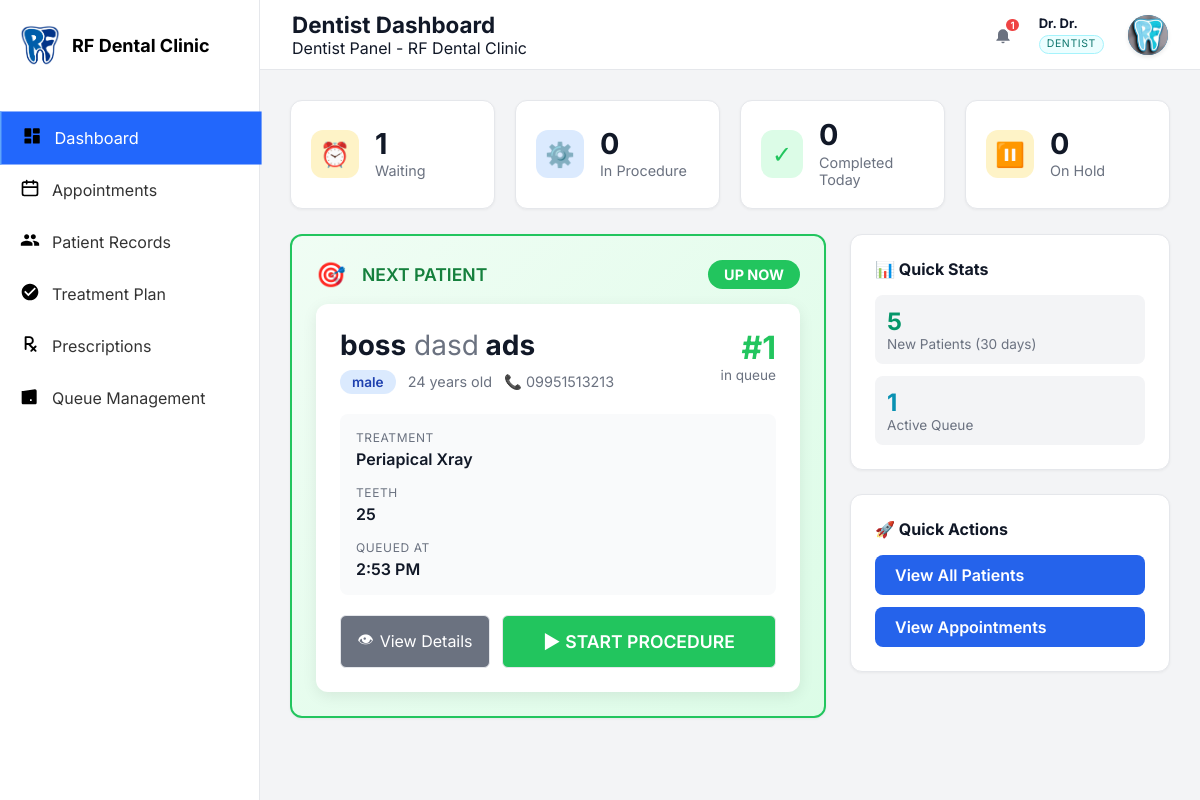
/dentist_dashboard.php (signed in), run on the app's committed database.
### tables this page shows
CREATE TABLE `queue` (
  `id` int(11) NOT NULL,
  `patient_id` int(11) NOT NULL,
  `treatment_type` varchar(200) DEFAULT NULL,
  `teeth_numbers` varchar(500) DEFAULT NULL,
  `procedure_notes` text DEFAULT NULL,
  `status` enum('waiting','in_procedure','pending_payment','completed','cancelled','on_hold') DEFAULT 'waiting',
  `completed_at` timestamp NULL DEFAULT NULL,
  `is_processed` tinyint(1) DEFAULT 0,
  `priority` int(11) DEFAULT 5,
  `queue_time` time DEFAULT NULL,
  `notes` text DEFAULT NULL,
  `created_at` timestamp NOT NULL DEFAULT current_timestamp(),
  `updated_at` timestamp NOT NULL DEFAULT current_timestamp() ON UPDATE current_timestamp(),
  `is_archived` tinyint(1) NOT NULL DEFAULT 0,
  `deleted_at` datetime DEFAULT NULL
);

CREATE TABLE `patients` (
  `id` int(11) NOT NULL,
  `user_id` int(11) DEFAULT NULL,
  `first_name` varchar(100) DEFAULT NULL,
  `middle_name` varchar(100) DEFAULT NULL,
  `last_name` varchar(100) DEFAULT NULL,
  `suffix` varchar(10) DEFAULT NULL,
  `age` int(11) DEFAULT NULL,
  `gender` varchar(10) DEFAULT NULL,
  `date_of_birth` date DEFAULT NULL,
  `phone` varchar(20) DEFAULT NULL,
  `email` varchar(100) DEFAULT NULL,
  `address` text DEFAULT NULL,
  `city` varchar(100) DEFAULT NULL,
  `province` varchar(100) DEFAULT NULL,
  `zip_code` varchar(20) DEFAULT NULL,
  `religion` varchar(50) DEFAULT NULL,
  `dental_insurance` varchar(100) DEFAULT NULL,
  `insurance_effective_date` date DEFAULT NULL,
  `registration_source` varchar(50) DEFAULT 'direct',
  `source_appointment_id` int(11) DEFAULT NULL,
  `status` enum('active','inactive') DEFAULT 'active',
  `is_archived` tinyint(1) NOT NULL DEFAULT 0,
  `created_at` timestamp NOT NULL DEFAULT current_timestamp(),
  `updated_at` timestamp NOT NULL DEFAULT current_timestamp() ON UPDATE current_timestamp(),
  `created_by` int(11) DEFAULT NULL,
  `deleted_at` datetime DEFAULT NULL
);

### dentist_dashboard.php (the view, shortened to what this page needs)
<?php
require_once 'includes/dentist_layout_start.php';
try {
    require_once 'config/database.php';
    $stmt = $pdo->query("SELECT status, COUNT(*) as count FROM queue GROUP BY status");
    $queueStats = $stmt->fetchAll(PDO::FETCH_KEY_PAIR);
    $waitingCount = $queueStats['waiting'] ?? 0;
    $inProcedureCount = $queueStats['in_procedure'] ?? 0;
    $completedToday = $queueStats['completed'] ?? 0;
    $onHoldCount = $queueStats['on_hold'] ?? 0;
    $stmt = $pdo->query("SELECT COUNT(*) FROM queue WHERE status = 'completed' AND DATE(updated_at) = CURDATE()");
    $completedToday = $stmt->fetchColumn();
    $stmt = $pdo->query("
        SELECT q.*, p.first_name, p.middle_name, p.last_name, p.suffix, p.phone, p.gender, p.age
        FROM queue q
        JOIN patients p ON q.patient_id = p.id
        WHERE q.status IN ('waiting', 'in_procedure')
        ORDER BY q.priority ASC, q.queue_time DESC
        LIMIT 10
    ");
    $queuePatients = $stmt->fetchAll(PDO::FETCH_ASSOC);
    $stmt = $pdo->query("SELECT COUNT(*) FROM patients WHERE created_at >= DATE_SUB(NOW(), INTERVAL 30 DAY)");
    $newPatientsMonth = $stmt->fetchColumn();
} catch (Exception $e) {
    $waitingCount = 0;
    $inProcedureCount = 0;
    $completedToday = 0;
    $onHoldCount = 0;
    $queuePatients = [];
    $newPatientsMonth = 0;
}
?>
<div class="summary-cards">
    <div class="summary-card">
        <div class="summary-icon yellow">⏰</div>
        <div class="summary-info">
            <h3><?php echo $waitingCount; ?></h3>
            <p>Waiting</p>
        </div>
    </div>
    <div class="summary-card">
        <div class="summary-icon blue" style="background: #dbeafe; color: #1d4ed8;">⚙️</div>
        <div class="summary-info">
            <h3><?php echo $inProcedureCount; ?></h3>
            <p>In Procedure</p>
        </div>
    </div>
    <div class="summary-card">
        <div class="summary-icon green">✓</div>
        <div class="summary-info">
            <h3><?php echo $completedToday; ?></h3>
            <p>Completed Today</p>
        </div>
    </div>
    <div class="summary-card">
        <div class="summary-icon red" style="background: #fef3c7; color: #b45309;">⏸️</div>
        <div class="summary-info">
            <h3><?php echo $onHoldCount; ?></h3>
            <p>On Hold</p>
        </div>
    </div>
</div>
<div class="two-column">
    <div class="left-column">
        <?php
        $inProcedurePatient = null;
        $nextPatient = null;
        $upcomingPatients = [];
        foreach ($queuePatients as $index => $patient) {
            if ($patient['status'] === 'in_procedure') {
                $inProcedurePatient = $patient;
            } elseif ($patient['status'] === 'waiting' && !$nextPatient) {
                $nextPatient = $patient;
            } elseif ($patient['status'] === 'waiting') {
                $upcomingPatients[] = $patient;
            }
        }
        ?>
        <?php if ($nextPatient): ?>
        <div class="section-card" style="border: 2px solid #22c55e; background: linear-gradient(135deg, #f0fdf4 0%, #dcfce7 100%);">
            <div style="display: flex; justify-content: space-between; align-items: center; margin-bottom: 15px;">
                <h2 class="section-title" style="margin: 0; color: #15803d;">
                    <span style="font-size: 1.5rem;">🎯</span> NEXT PATIENT
                </h2>
                <span style="background: #22c55e; color: white; padding: 6px 16px; border-radius: 20px; font-weight: 700; font-size: 0.9rem;">
                    UP NOW
                </span>
            </div>
            <div style="background: white; border-radius: 12px; padding: 24px; box-shadow: 0 4px 15px rgba(0,0,0,0.08);">
                <div style="display: flex; justify-content: space-between; align-items: flex-start; margin-bottom: 20px;">
                    <div>
                        <div style="font-size: 1.75rem; font-weight: 700; color: #111827; margin-bottom: 8px;">
                            <?php
                            echo htmlspecialchars($nextPatient['first_name'] ?? '');
                            if (!empty($nextPatient['middle_name'])) {
                                echo '<span style="font-weight: 400; color: #6b7280;"> ' . htmlspecialchars($nextPatient['middle_name']) . '</span>';
                            }
                            echo ' ' . htmlspecialchars($nextPatient['last_name'] ?? '');
                            ?>
                        </div>
                        <div style="display: flex; gap: 12px; align-items: center;">
                            <span style="background: #dbeafe; color: #1e40af; padding: 4px 12px; border-radius: 16px; font-size: 0.85rem; font-weight: 600;">
                                <?php echo htmlspecialchars($nextPatient['gender'] ?? 'Unknown'); ?>
                            </span>
                            <span style="color: #6b7280; font-size: 0.9rem;">
                                <?php echo htmlspecialchars($nextPatient['age'] ?? '--'); ?> years old
                            </span>
                            <span style="color: #6b7280; font-size: 0.9rem;">
                                📞 <?php echo htmlspecialchars($nextPatient['phone'] ?? 'No phone'); ?>
                            </span>
                        </div>
                    </div>
                    <div style="text-align: right;">
                        <div style="font-size: 2rem; font-weight: 700; color: #22c55e;">#1</div>
                        <div style="font-size: 0.85rem; color: #6b7280;">in queue</div>
                    </div>
                </div>
                <div style="background: #f9fafb; border-radius: 8px; padding: 16px; margin-bottom: 20px;">
                    <div style="display: grid; grid-template-columns: repeat(auto-fit, minmax(200px, 1fr)); gap: 16px;">
                        <div>
                            <div style="font-size: 0.75rem; color: #6b7280; text-transform: uppercase; letter-spacing: 0.05em; margin-bottom: 4px;">Treatment</div>
                            <div style="font-weight: 600; color: #111827;"><?php echo htmlspecialchars($nextPatient['treatment_type'] ?? 'General Checkup'); ?></div>
                        </div>
                        <div>
                            <div style="font-size: 0.75rem; color: #6b7280; text-transform: uppercase; letter-spacing: 0.05em; margin-bottom: 4px;">Teeth</div>
                            <div style="font-weight: 600; color: #111827;"><?php
                                $teethDisplay = '';
                                $teethStr = $nextPatient['teeth_numbers'] ?? '';
                                if (!empty($teethStr)) {
                                    $teeth = array_map('trim', explode(',', $teethStr));
                                    $teeth = array_filter($teeth, function($t) { return !empty($t); });
                                    $teeth = array_map('intval', $teeth);
                                    $parts = [];
                                    if (empty($parts)) {
                                        sort($teeth);
                                        $teethDisplay = implode(', ', $teeth);
                                    } else {
                                        $teethDisplay = implode(' + ', $parts);
                                    }
                                } else {
                                    $teethDisplay = 'Not specified';
                                }
                                echo htmlspecialchars($teethDisplay);
                            ?></div>
                        </div>
                        <div>
                            <div style="font-size: 0.75rem; color: #6b7280; text-transform: uppercase; letter-spacing: 0.05em; margin-bottom: 4px;">Queued At</div>
                            <div style="font-weight: 600; color: #111827;"><?php echo date('g:i A', strtotime($nextPatient['queue_time'])); ?></div>
                        </div>
                    </div>
                </div>
                <div style="display: flex; gap: 12px;">
                    <button onclick="viewPatientDetails(<?php echo $nextPatient['patient_id']; ?>)" class="action-btn" style="background: #6b7280; color: white; flex: 1; padding: 12px; font-size: 1rem;">
                        <span style="margin-right: 6px;">👁</span> View Details
                    </button>
                    <?php if ($inProcedurePatient): ?>
                        <button disabled class="action-btn" style="background: #9ca3af; color: white; flex: 2; padding: 12px; font-size: 1.1rem; font-weight: 600; cursor: not-allowed; opacity: 0.6;" title="Complete current procedure first">
                            <span style="margin-right: 6px;">🔒</span> WAITING - COMPLETE CURRENT FIRST
                        </button>
                    <?php else: ?>
                        <button onclick="startProcedure(<?php echo $nextPatient['id']; ?>)" class="action-btn" style="background: #22c55e; color: white; flex: 2; padding: 12px; font-size: 1.1rem; font-weight: 600;">
                            <span style="margin-right: 6px;">▶</span> START PROCEDURE
                        </button>
                    <?php endif; ?>
                </div>
            </div>
        </div>
        <?php endif; ?>
    </div>
    <div class="right-column">
        <div class="notification-box">
            <h3>📊 Quick Stats</h3>
            <div style="display: flex; flex-direction: column; gap: 12px;">
                <div style="background: #f3f4f6; padding: 12px; border-radius: 8px;">
                    <div style="font-size: 1.5rem; font-weight: 700; color: #059669;"><?php echo $newPatientsMonth; ?></div>
                    <div style="font-size: 0.85rem; color: #6b7280;">New Patients (30 days)</div>
                </div>
                <div style="background: #f3f4f6; padding: 12px; border-radius: 8px;">
                    <div style="font-size: 1.5rem; font-weight: 700; color: #0891b2;"><?php echo count($queuePatients); ?></div>
                    <div style="font-size: 0.85rem; color: #6b7280;">Active Queue</div>
                </div>
            </div>
        </div>
        <div class="notification-box">
            <h3>🚀 Quick Actions</h3>
            <div style="display: flex; flex-direction: column; gap: 12px;">
                <a href="dentist_patients.php" class="btn-primary" style="width: 100%; text-align: center; text-decoration: none;">View All Patients</a>
                <a href="dentist_appointments.php" class="btn-primary" style="width: 100%; text-align: center; text-decoration: none;">View Appointments</a>
            </div>
        </div>
    </div>
</div>
<?php require_once 'includes/dentist_layout_end.php'; ?>

### assets/css/dentist_dashboard.css (style rules this page uses)
:root { --primary-color: #0ea5e9; --primary-dark: #0284c7; --sidebar-bg: #375ba9; --sidebar-text: #000000; --sidebar-active-bg: #2563eb; --sidebar-active-text: #ffffff; --bg-body: #f3f4f6; --bg-card: #ffffff; --text-main: #111827; --text-secondary: #6b7280; --border-color: #e5e7eb; --status-waiting-bg: #e0f2fe; --status-waiting-text: #0369a1; --status-serving-bg: #dcfce7; --status-serving-text: #15803d; --status-cancelled-bg: #fee2e2; --status-cancelled-text: #b91c1c; --card-waiting: #f59e0b; --card-completed: #22c55e; --card-cancelled: #ef4444; --card-skipped: #9ca3af; }
* { box-sizing: border-box; margin: 0; padding: 0; font-family: 'Inter', sans-serif; }
body { background-color: var(--bg-body); color: var(--text-main); display: flex; min-height: 100vh; min-height: 100dvh; height: 100vh; overflow: hidden; }
.main-content, .content-area, .content-main, .left-column, .right-column { min-width: 0; }
.summary-cards { display: grid; grid-template-columns: repeat(4, 1fr); gap: 20px; margin-bottom: 30px; padding-bottom: 25px; }
.summary-card { background: var(--bg-card); padding: 20px; border-radius: 12px; display: flex; align-items: center; gap: 16px; box-shadow: 0 1px 3px rgba(0,0,0,0.05); border: 1px solid var(--border-color); }
.summary-icon { width: 48px; height: 48px; border-radius: 12px; display: flex; align-items: center; justify-content: center; font-size: 1.5rem; }
.summary-icon.yellow { background: #fef3c7; color: var(--card-waiting); }
.summary-icon.green { background: #dcfce7; color: var(--card-completed); }
.summary-icon.red { background: #fee2e2; color: var(--card-cancelled); }
.summary-info h3 { font-size: 1.8rem; font-weight: 700; line-height: 1; }
.summary-info p { font-size: 0.9rem; color: var(--text-secondary); margin-top: 4px; }
.two-column { display: grid; grid-template-columns: 1fr 320px; gap: 24px; }
.left-column { min-width: 0; }
.right-column { width: 100%; }
.section-card, .notification-box { background: var(--bg-card); border-radius: 12px; padding: 24px; margin-bottom: 24px; border: 1px solid var(--border-color); box-shadow: 0 1px 3px rgba(0,0,0,0.05); }
.section-title { font-size: 1.1rem; font-weight: 600; margin-bottom: 16px; display: flex; align-items: center; justify-content: space-between; gap: 16px; color: var(--text-main); }
.action-btn { background: transparent; border: 1px solid var(--border-color); border-radius: 6px; padding: 6px 10px; cursor: pointer; font-size: 1rem; display: flex; align-items: center; justify-content: center; transition: all 0.2s; }
.notification-box { display: flex; flex-direction: column; }
.notification-box h3 { font-size: 1rem; font-weight: 700; color: var(--text-main); margin-bottom: 16px; display: flex; align-items: center; gap: 8px; }
.btn-primary { background-color: #2563eb; color: white; border: none; padding: 10px 20px; border-radius: 8px; font-weight: 600; cursor: pointer; display: flex; align-items: center; gap: 8px; transition: background 0.2s; }
.section-card, .summary-card { transition: transform 0.2s ease, box-shadow 0.2s ease; }
.btn-primary, .action-btn { transition: all 0.2s ease; }

### dentist_dashboard.php (style rules this page uses)
.summary-cards { margin-bottom: 0px; }

### data on the page
queue: patient.first_name "boss", patient.middle_name "dasd", patient.last_name "ads", patient.gender "male", patient.age "24", patient.phone "09951513213", treatment_type "Periapical Xray", teeth_numbers "25", queue_time "2:53 PM"

### other printed values
$pageTitle "Dentist Dashboard"
$notificationTotal "1"
$displayHeaderName "Dr. Dr."
$waitingCount "1"
$inProcedureCount "0"
$completedToday "0"
$onHoldCount "0"
$newPatientsMonth "5"
count($queuePatients) "1"
